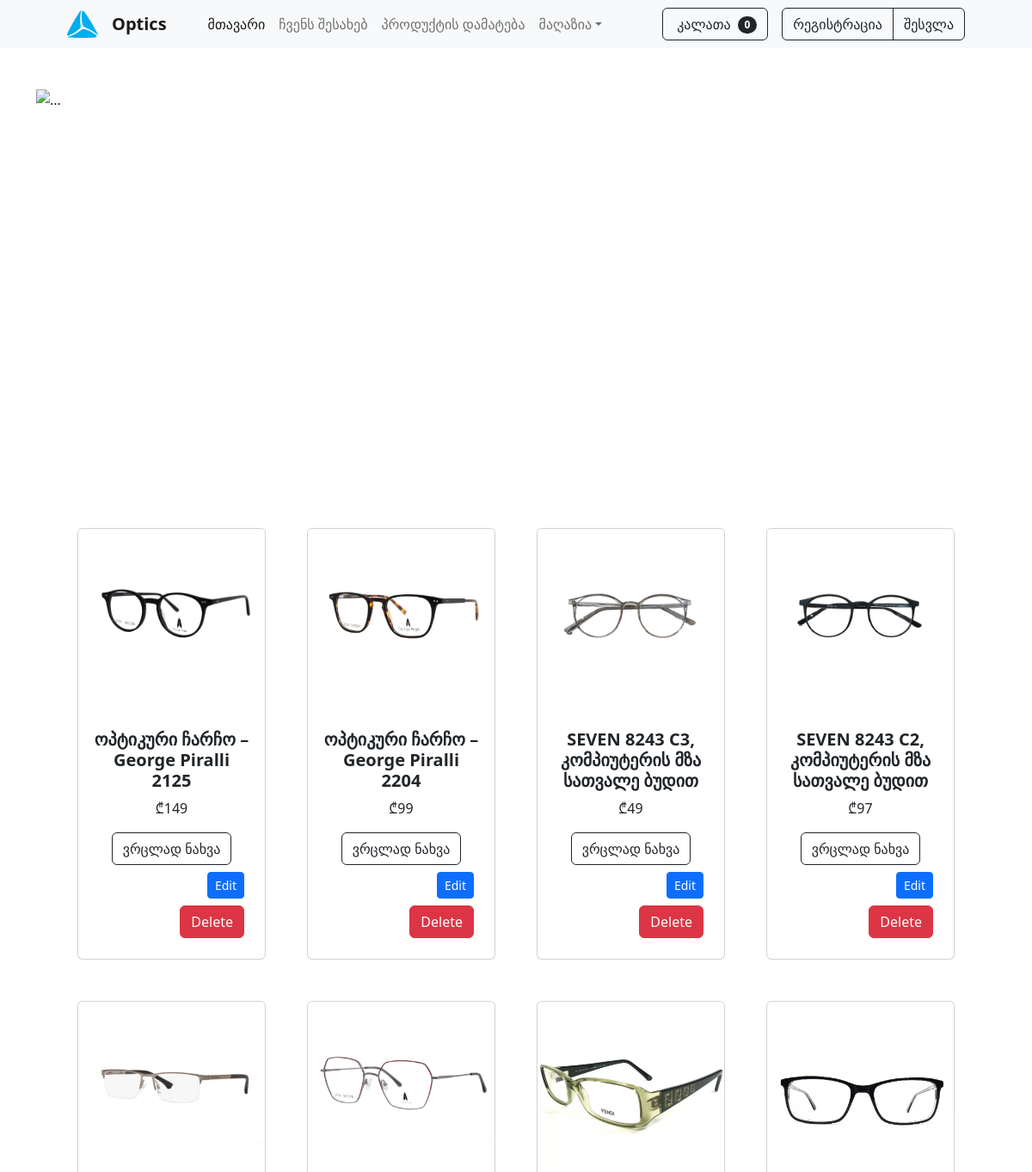
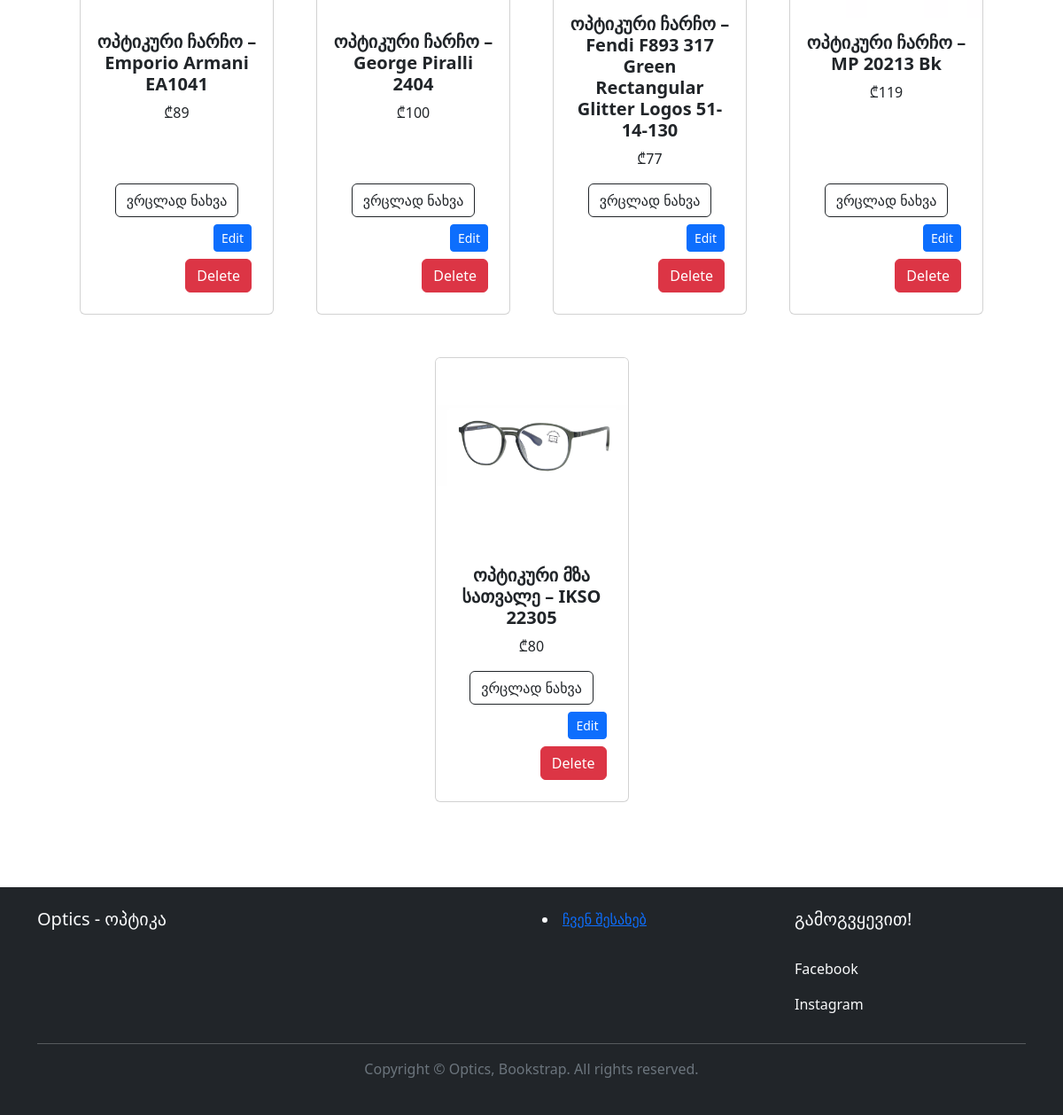
The page / on the database its author committed (2 pictures, top to bottom).
### models.py (models this page shows, shortened)
class Product(db.Model):
    name = db.Column(db.String)
    file = db.Column(db.String)
    price = db.Column(db.Integer)
    id = db.Column(db.Integer, primary_key=True)

### routes.py (the view)
@app.route('/')
def index():
    products = Product.query.all()
    for product in products:
        app.logger.info(f"Product Name: {product.name}, File: {product.file}")
    return render_template('index.html', products=products)

### templates/index.html (shortened to what this page needs)
{% extends 'base.html' %}
{% block content %}
<div class="300-px-wide">
    <div id="carouselExample" class="carousel slide" data-bs-ride="carousel" data-bs-interval="2500">
        <div class="carousel-inner">
            <div class="carousel-item">
                <img src="https://hollyeyewear.com/cdn/shop/collections/fendi-eyewear-2014-fall-winter-campaign-01.jpg?v=1547224933" class="d-block w-100" alt="...">
            </div>
        </div>
        <button class="carousel-control-prev" type="button" data-bs-target="#carouselExample" data-bs-slide="prev">
            <span class="carousel-control-prev-icon" aria-hidden="true"></span>
        </button>
        <button class="carousel-control-next" type="button" data-bs-target="#carouselExample" data-bs-slide="next">
            <span class="carousel-control-next-icon" aria-hidden="true"></span>
        </button>
    </div>
</div>
<section class="py-5">
    <div class="container px-4 px-lg-5 mt-5">
        <div class="row gx-4 gx-lg-5 row-cols-2 row-cols-md-3 row-cols-xl-4 justify-content-center">
            {% for product in products %}
            <div class="col mb-5">
                <div class="card h-100">
                    <img src="{{ product.file }}" class="card-img-top" alt="{{ product.name }}">
                    <div class="card-body">
                        <div class="text-center">
                            <h5 class="fw-bolder">{{ product.name }}</h5>
                            <p class="card-text">₾{{ product.price }}</p>
                        </div>
                    </div>
                    <div class="card-footer p-4 pt-0 border-top-0 bg-transparent">
                        <div class="text-center">
                            <a href="{{ url_for('product_details', id=product.id) }}" class="btn btn-outline-dark mt-auto">ვრცლად ნახვა</a>
                            <div class="card-footer p-2 pt-0 border-top-0 bg-transparent"></div>
                            <div class="col text-end">
                                <a href="{{ url_for('edit_product', id=product.id) }}" class="btn btn-primary btn-sm">Edit</a>
                            </div>
                            <div class="card-footer p-2 pt-0 border-top-0 bg-transparent"></div>
                            <form action="{{ url_for('delete_product', id=product.id) }}" method="POST">
                                <div class="col text-end">
                                <button type="submit" class="btn btn-danger">Delete</button>
                                </div>
                            </form>
                        </div>
                    </div>
                </div>
            </div>
            {% endfor %}
        </div>
    </div>
</section>
{% endblock %}

### templates/base.html (shortened to what this page needs)
<!DOCTYPE html>
<html lang="en">
    <head>
        <link href="/static/styles.css" rel="stylesheet" />
    </head>
    <body class="lang-ka">
        {% include 'navbar.html' %}
    <div class="container mt-5">
        {% block content %}
        {% endblock %}
    </div>
    <footer class="footer bg-dark text-light py-4">
        <div class="container">
            <div class="row">
                <div class="col-md-6">
                    <h5>Optics - ოპტიკა</h5>
                </div>
                <div class="col-md-3">
                    <li><a href="#">ჩვენ შესახებ</a></li>
                </div>
                <div class="col-md-3">
                    <h5>გამოგვყევით!</h5>
                    <ul class="list-unstyled">
                        <br>
                        <p>Facebook</p>
                        <p>Instagram</p>
                    </ul>
                </div>
            </div>
            <hr>
            <div class="row">
                <div class="col">
                    <p class="text-muted text-center">Copyright &copy; Optics, Bookstrap. All rights reserved.</p>
                </div>
            </div>
        </div>
    </footer>
</body>
</html>

### templates/navbar.html (shortened to what this page needs)
<nav class="navbar navbar-expand-lg navbar-light bg-light">
    <div class="container px-4 px-lg-5">
        <a href="https://www.tbceducation.ge" target="blank"><div class="aizuI7 TcoJIb comp-lfiurxu9">
            </div></a>
            <div class="card-footer p-2 pt-0 border-top-0 bg-transparent"></div>
        <a class="navbar-brand" href="/"><b>Optics</b></a>
        <div class="collapse navbar-collapse" id="navbarSupportedContent">
            <ul class="navbar-nav me-auto mb-2 mb-lg-0 ms-lg-4">
                <li class="nav-item"><a class="nav-link active" aria-current="page" href="/home">მთავარი</a></li>
                <li class="nav-item"><a class="nav-link" href="#!">ჩვენს შესახებ</a></li>
                <li class="nav-item dropdown">
                    <li class="nav-item"><a class="nav-link" href="/addproduct">პროდუქტის დამატება</a></li>
                    <a class="nav-link dropdown-toggle" id="navbarDropdown" href="#" role="button" data-bs-toggle="dropdown" aria-expanded="false">მაღაზია</a>
                </li>
            </ul>
            <form class="d-flex">
                <button class="btn btn-outline-dark" type="submit">
                    კალათა
                    <span class="badge bg-dark text-white ms-1 rounded-pill">0</span>
                </button>
            </form>
            <div class="card-footer p-2 pt-0 border-top-0 bg-transparent"></div>
            <form class="d-flex btn-group">
                {% if current_user.is_authenticated %}
                <a href="/logout" class="btn btn-outline-dark">გამოსვლა</a>
                {% else %}
                <a href="/register" class="btn btn-outline-dark">რეგისტრაცია</a>
                <a href="/login" class="btn btn-outline-dark">შესვლა</a>
            </form>
            {% endif %}
        </div>
    </div>
</nav>

### rows shown on the page
Product: file (picture), name "ოპტიკური ჩარჩო – George Piralli 2125", price "149"
Product: file (picture), name "ოპტიკური ჩარჩო – George Piralli 2204", price "99"
Product: file (picture), name "SEVEN 8243 C3, კომპიუტერის მზა სათვალე ბუდით", price "49"
Product: file (picture), name "SEVEN 8243 C2, კომპიუტერის მზა სათვალე ბუდით", price "97"
Product: file (picture), name "ოპტიკური ჩარჩო – Emporio Armani EA1041", price "89"
Product: file (picture), name "ოპტიკური ჩარჩო – George Piralli 2404", price "100"
Product: file (picture), name "ოპტიკური ჩარჩო – Fendi F893 317 Green Rectangular Glitter Logos 51-14-130", price "77"
Product: file (picture), name "ოპტიკური ჩარჩო – MP 20213 Bk", price "119"
Product: file (picture), name "ოპტიკური მზა სათვალე – IKSO 22305", price "80"
